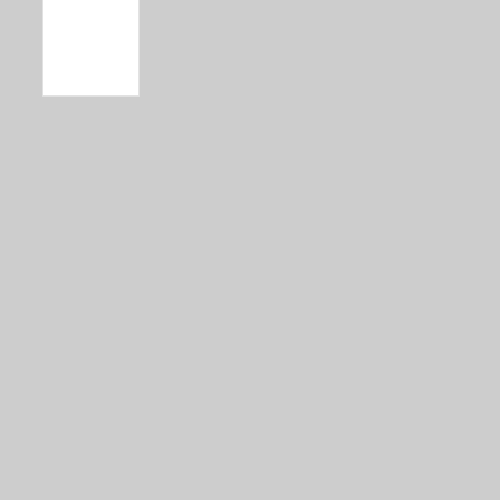
Frame 1 (no input)
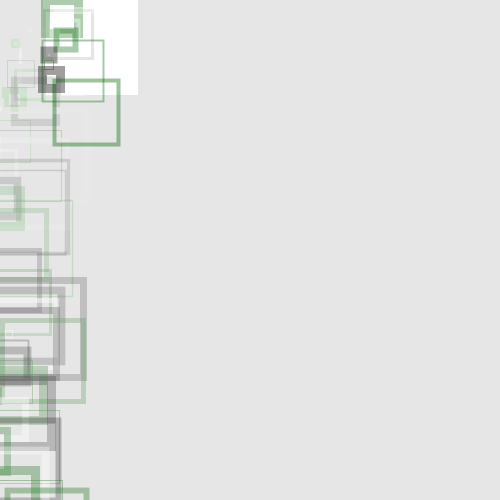
Frame 60 (the mouse pressed at the canvas centre just before this capture)
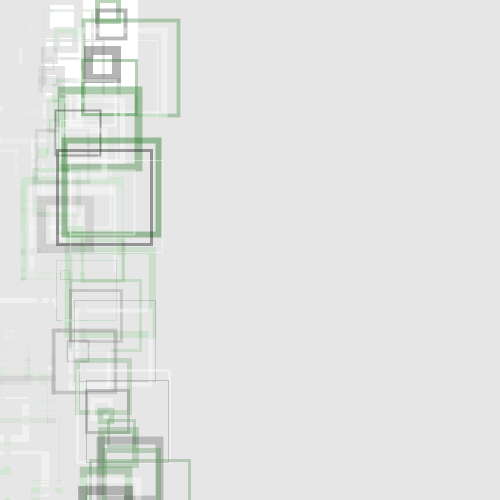
Frame 120 (the mouse held since frame 60 and released just before this capture)

The Processing sketch that drew these frames (run headless with seeded random() and noise(); from frame 60 on, the mouse is pressed at the canvas centre):

// Processing sketch: processing_49986
// ── processing_49986.pde

int sizeRect=10;
float coord1=50;
float coord2=0;
int colorNum=0;
int trans=100;
color[] palette=new color[3];

void setup(){
  frameRate(25);
  smooth();
  
  palette[0]=color(0,0,0);
  palette[1]=color(255,255,255);
  palette[2]=color(0,100,0);
  
  size(500,500);
 
}

void draw(){
  
    if(coord2<500){
      colorNum=int(random(palette.length));
      stroke(palette[colorNum],trans);
      strokeWeight(int(random(1,10)));
      sizeRect=int(random(5,100));
      coord1+=int(random(-15,15));
      rect(coord1,coord2,sizeRect,sizeRect);
      coord2+=10;
      fill(#FFFFFF,5);
      noStroke();
      rect(0,0,500,500);
    }
    else{
      if(coord1>450)
        coord1=0;
      else
        coord1+=25;
      coord2=0;
    }

}
